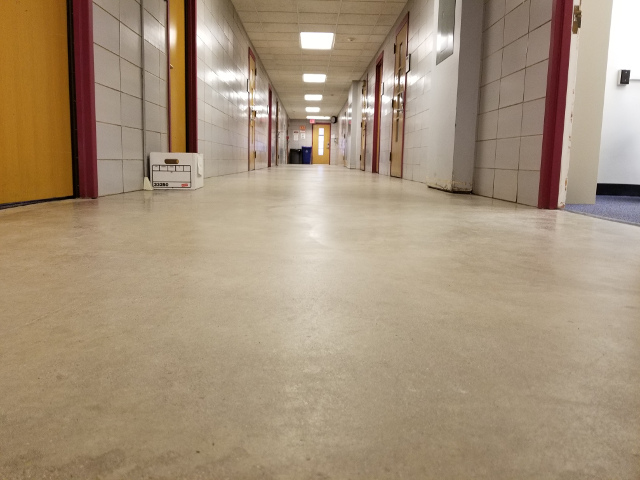
%> input picture images/coover_hallway.jpg, 640 x 480 px
$ octave testbed.m   (GNU Octave 9; MATLAB toolbox functions it lacks are replaced by stand-ins)
%> lines starting %> are read from the running program, lines starting %| are printed output that depends on the picture
%% Project testbed

%% Load coover hallway image
hallway = imread('../images/coover_hallway.jpg');
%> hallway is the input picture: size 480x640x3 uint8; mean R, G, B 165.1, 145.7, 121.7
hallway_gray = rgb2gray(hallway);
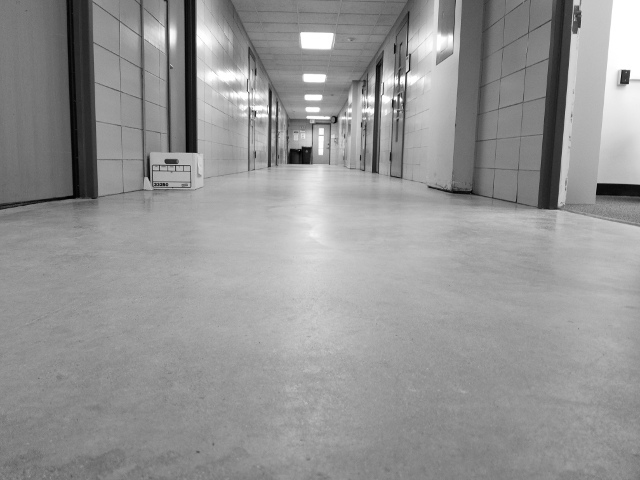
%> hallway_gray: size 480x640 uint8; min 0, max 255, mean 148.8

%% Find edges using Canny edge detector
hallway_edges = edge(hallway_gray, 'Sobel');
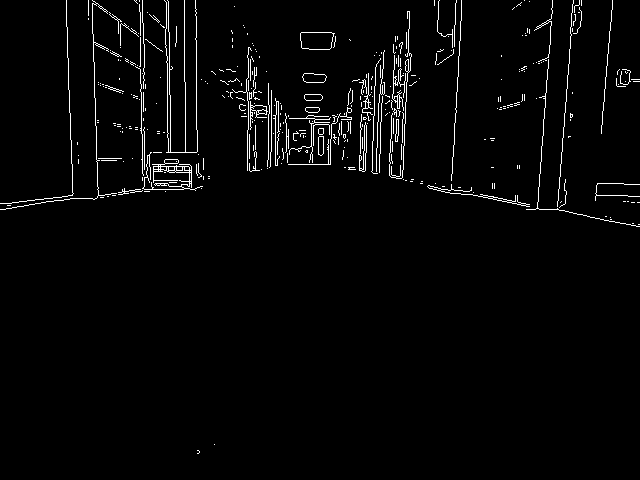
%> hallway_edges: size 480x640 logical; 2.5% white in thin lines or dots
figure; imshow(hallway_edges); hold on;

%% Detect lines using Hough Transform
[H, T, R] = hough(hallway_edges);
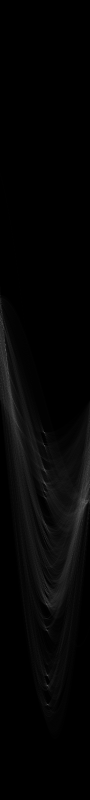
%> H: size 1599x180 double (shown at 1/2 size); min 0, max 156, mean 4.9
%> T = 180 values from -90 to 89; R = 1599 values from -799 to 799
threshPeaks = ceil(0.3*max(H(:)));
%> threshPeaks = 47
P = houghpeaks(H, 50, 'threshold', threshPeaks);
%> P = 50 rows, first 12: [891 89; 701 12; 939 90; 968 90; 1371 95; 1410 96; 996 91; 1351 95; 1261 94; 1007 173; 866 89; 1209 93]
lines = houghlines(hallway_edges, T, R, P, 'FillGap', 20, 'MinLength', 40);
%> lines = 68 lines; longest, point1 to point2 (x, y): (140, 1) to (143, 191), (169, 2) to (172, 190), (417, 82) to (248, 157), (231, 96) to (404, 156), (93, 14) to (99, 196), (407, 96) to (248, 151)
figure, imshow(hallway_gray), hold on;
max_len = 0;
for k = 1:length(lines)
   xy = [lines(k).point1; lines(k).point2];
   plot(xy(:,1),xy(:,2),'LineWidth',2,'Color','green');

   % Plot beginnings and ends of lines
   plot(xy(1,1),xy(1,2),'x','LineWidth',2,'Color','yellow');
   plot(xy(2,1),xy(2,2),'x','LineWidth',2,'Color','red');

   % Determine the endpoints of the longest line segment
   len = norm(lines(k).point1 - lines(k).point2);
   if ( len > max_len)
      max_len = len;
      xy_long = xy;
   end
end
%> this loop made 68 passes
%> (len, max_len, xy_long) on passes 1, 6: (182.1, 182.1, [93 14; 99 196]), (190, 190, [140 1; 143 191])
%> (xy, len) on passes 2, 3, 4, 5, 7, 8: ([96 120; 198 140], 103.9), ([248 150; 288 158], 40.79), ([349 170; 423 184], 75.31), ([452 190; 587 216], 137.5), ([169 2; 172 190], 188), ([197 10; 197 130], 120)
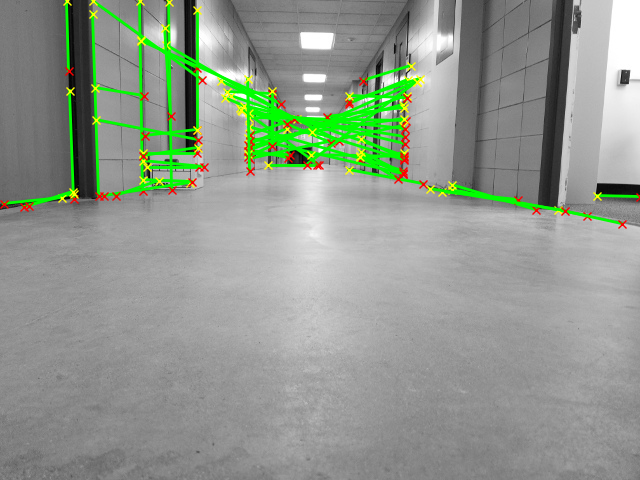
%> figure redrawn from the program's plot data
